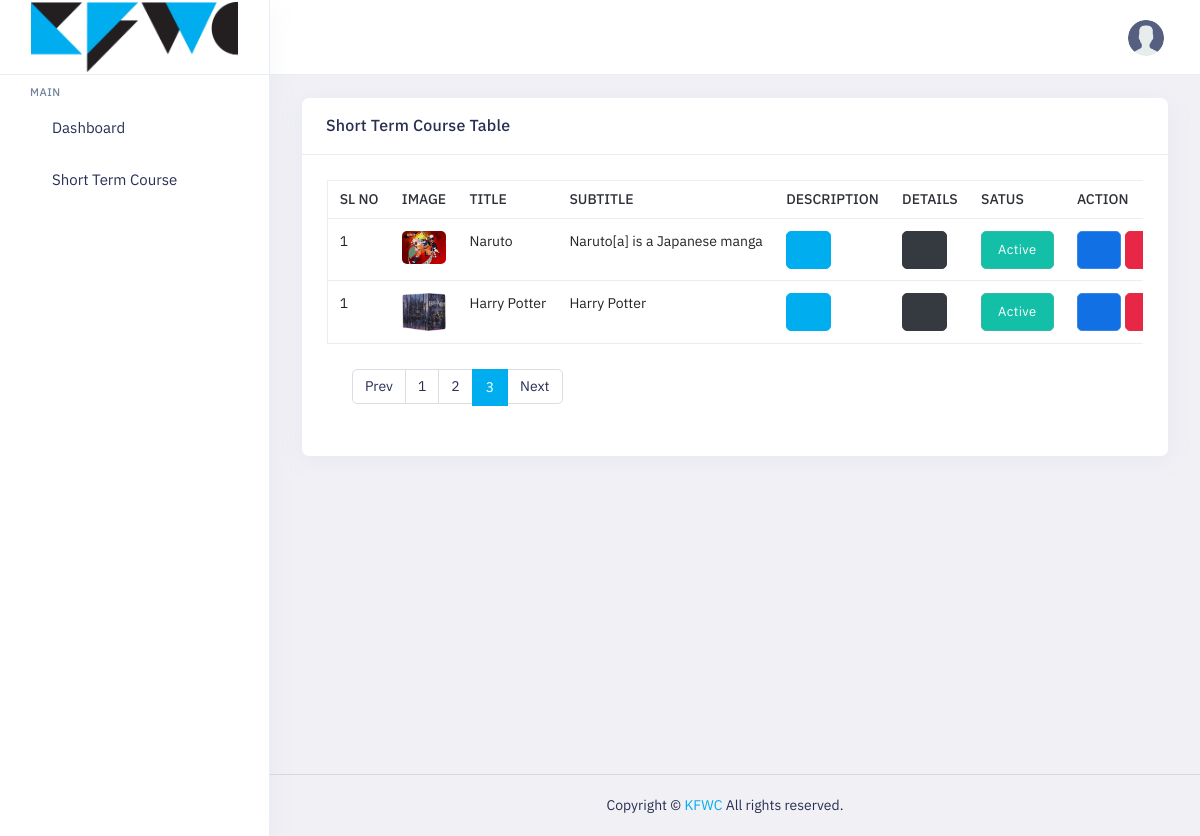
The page /short_course?page=3 (signed in) on the database its author committed.
### fns/models.py (models this page shows)
class ShortTermCourse(models.Model):
    title = models.CharField(max_length=100)
    subtitle = models.CharField(max_length=100)
    description = models.TextField()
    image = models.ImageField(default=None)
    amount = models.FloatField()
    additional_information = models.TextField()
    status = models.CharField(max_length=10, choices=[('Enable', 'Enable'), ('Disable', 'Disable')])

### fns/views.py (the view, shortened to what this page needs)
# urls.py: path('short_course', ShortCourseAPI.as_view(), name='short_course'),
class ShortCourseAPI(APIView):
    def get(self, request):
        all_courses = ShortTermCourse.objects.all()
        paginator = Paginator(all_courses, 2)  # Display 2 records per page
        page_number = request.GET.get('page')
        courses = paginator.get_page(page_number)
        return render(request, "short-course-view.html", {'courses': courses})

### templates/short-course-view.html (shortened to what this page needs)
{% extends "base.html" %}
{% block content %}
{% load static %}
<div class="main-content app-content mt-0">
    <div class="side-app">
        <div class="main-container container-fluid">
            <div class="page-header">
                <h1 class="page-title">Short Term Course View</h1>
                <a href="/add_short_course" class="btn btn-danger btn-pill">Add </a>
            </div>
            <div class="row">
                <div class="col-xl-12">
                    <div class="card">
                        <div class="card-header">
                            <h3 class="card-title">Short Term Course Table</h3>
                        </div>
                        <div class="card-body">
                            <div class="table-responsive">
                                <div class="table-responsive">
                                    <table class="table border text-nowrap text-md-nowrap table-hover mb-0">
                                        <thead>
                                            <tr>
                                                <th>Sl No</th>
                                                <th>Image</th>
                                                <th>Title</th>
                                                <th>Subtitle</th>
                                                <th>Description</th>
                                                <th>Details</th>
                                                <th>Satus</th>
                                                <th>Action</th>
                                            </tr>
                                        </thead>
                                        <tbody>
                                            {% for course in courses %}
                                            <tr>
                                                <td>1</td>
                                                <td>
                                                    <img class="d-block img-fluid br-5 img-td"
                                                        src="media/{{course.image}}" alt="">
                                                </td>
                                                <td>{{course.title}}</td>
                                                <td>{{course.subtitle}}</td>
                                                <td><a class="btn btn-primary" onclick="coursedescription('{{ course.description|escapejs }}')">
                                                        <i class="side-menu__icon fe fe-eye text-white"></i>
                                                    </a>
                                                </td>
                                                <td><a class="btn btn-dark" onclick="courseAddInfo('{{ course.additional_information|escapejs }}','{{ course.amount }}')">
                                                        <i class="side-menu__icon fe fe-list text-white"></i>
                                                    </a>
                                                </td>
                                                <td>
                                                    {% if course.status == 'Active' %}
                                                    <a href=""><span class="btn btn-success">{{course.status}}</span></a>
                                                    {% else %}
                                                    <a href=""> <span class="btn btn-danger">{{course.status}}</span></a>
                                                    {% endif %}
                                                </td>
                                                <td>
                                                    <a class=" btn btn-info" href="/update_short_course/{{ course.id }}">
                                                        <i class="side-menu__icon fe fe-edit" data-id="{{ item.id }}"></i>
                                                    </a>
                                                    <a class="btn btn-danger" data-bs-toggle="modal" onclick="deleteCourse('{{ course.id }}')">
                                                    </a>
                                                </td>
                                            </tr>
                                            {% endfor %}
                                        </tbody>
                                    </table>
                                </div>
                                <div class="card-body">
                                    <ul class="pagination">
                                        <li class="page-item page-prev">
                                            {% if courses.has_previous %}
                                                <a class="page-link" href="?page=1" tabindex="-1">Prev</a>
                                            {% else %}
                                                <span class="page-link">Prev</span>
                                            {% endif %}
                                        </li>
                                        {% for page in courses.paginator.page_range %}
                                            <li class="page-item {% if page == courses.number %}active{% endif %}">
                                                <a class="page-link" href="?page={{ page }}">{{ page }}</a>
                                            </li>
                                        {% endfor %}
                                        <li class="page-item page-next">
                                            {% if courses.has_next %}
                                                <a class="page-link" href="?page={{ courses.paginator.num_pages }}">Next</a>
                                            {% else %}
                                                <span class="page-link">Next</span>
                                            {% endif %}
                                        </li>
                                    </ul>
                                </div>
                            </div>
                        </div>
                    </div>
                </div>
            </div>
        </div>
    </div>
    {% endblock %}

### static/colors/color1.css (style rules this page uses)
a { color: var(--primary-bg-color); }
.btn-primary { color: #fff !important; background: var(--primary-bg-color) !important; border-color: var(--primary-bg-color) !important; }
.page-item.active .page-link { color: #fff; background-color: var(--primary-bg-color); border-color: var(--primary-bg-color); }

### static/css/style-custom.css (style rules this page uses)
.img-td { width: 100px; }
.page-item.active .page-link { background: #00aeef !important; border: 2px solid #00aeef !important; }

### rows shown on the page
ShortTermCourse: image (picture), title "Naruto", subtitle "Naruto[a] is a Japanese manga", status "Active"
ShortTermCourse: image (picture), title "Harry Potter", subtitle "Harry Potter", status "Active"

### other values the page prints
{{ page }} "1" "2" "3"
